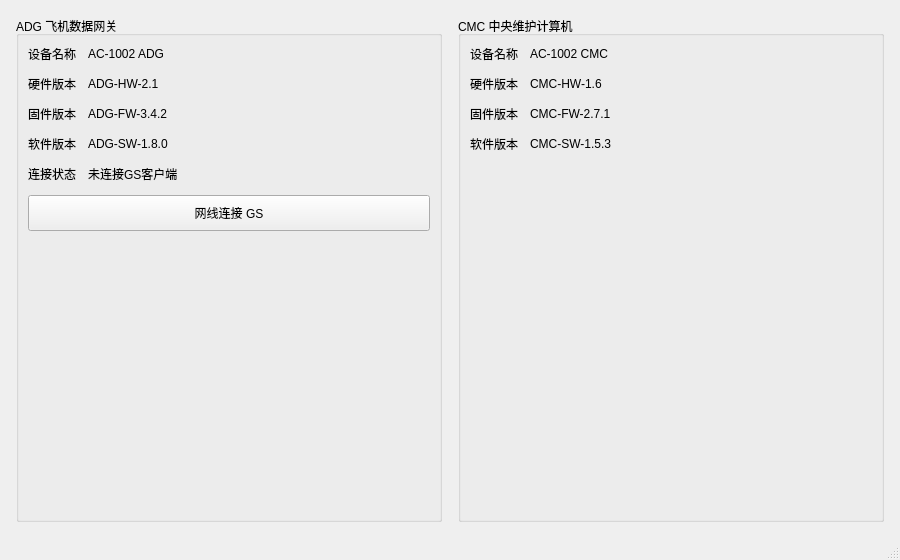
<?xml version="1.0" encoding="UTF-8"?>
<ui version="4.0">
 <class>MainWindow</class>
 <widget class="QMainWindow" name="MainWindow">
  <property name="geometry">
   <rect>
    <x>0</x>
    <y>0</y>
    <width>900</width>
    <height>560</height>
   </rect>
  </property>
  <property name="windowTitle">
   <string>AC-1002 飞机模拟器</string>
  </property>
  <widget class="QWidget" name="centralwidget">
   <layout class="QHBoxLayout" name="horizontalLayout">
    <property name="spacing">
     <number>16</number>
    </property>
    <property name="leftMargin">
     <number>16</number>
    </property>
    <property name="topMargin">
     <number>16</number>
    </property>
    <property name="rightMargin">
     <number>16</number>
    </property>
    <property name="bottomMargin">
     <number>16</number>
    </property>
    <item>
     <widget class="QGroupBox" name="groupAdg">
      <property name="title">
       <string>ADG 飞机数据网关</string>
      </property>
      <layout class="QVBoxLayout" name="verticalLayoutAdg">
       <property name="spacing">
        <number>12</number>
       </property>
       <item>
        <layout class="QFormLayout" name="formLayoutAdg">
         <property name="labelAlignment">
          <set>Qt::AlignmentFlag::AlignRight|Qt::AlignmentFlag::AlignTrailing|Qt::AlignmentFlag::AlignVCenter</set>
         </property>
         <item row="0" column="0">
          <widget class="QLabel" name="labelAdgName">
           <property name="text">
            <string>设备名称</string>
           </property>
          </widget>
         </item>
         <item row="0" column="1">
          <widget class="QLabel" name="labelAdgNameValue">
           <property name="text">
            <string>AC-1002 ADG</string>
           </property>
          </widget>
         </item>
         <item row="1" column="0">
          <widget class="QLabel" name="labelAdgHardwareVersion">
           <property name="text">
            <string>硬件版本</string>
           </property>
          </widget>
         </item>
         <item row="1" column="1">
          <widget class="QLabel" name="labelAdgHardwareVersionValue">
           <property name="text">
            <string>ADG-HW-2.1</string>
           </property>
          </widget>
         </item>
         <item row="2" column="0">
          <widget class="QLabel" name="labelAdgFirmwareVersion">
           <property name="text">
            <string>固件版本</string>
           </property>
          </widget>
         </item>
         <item row="2" column="1">
          <widget class="QLabel" name="labelAdgFirmwareVersionValue">
           <property name="text">
            <string>ADG-FW-3.4.2</string>
           </property>
          </widget>
         </item>
         <item row="3" column="0">
          <widget class="QLabel" name="labelAdgSoftwareVersion">
           <property name="text">
            <string>软件版本</string>
           </property>
          </widget>
         </item>
         <item row="3" column="1">
          <widget class="QLabel" name="labelAdgSoftwareVersionValue">
           <property name="text">
            <string>ADG-SW-1.8.0</string>
           </property>
          </widget>
         </item>
         <item row="4" column="0">
          <widget class="QLabel" name="labelAdgStatus">
           <property name="text">
            <string>连接状态</string>
           </property>
          </widget>
         </item>
         <item row="4" column="1">
          <widget class="QLabel" name="labelAdgStatusValue">
           <property name="text">
            <string>未连接GS客户端</string>
           </property>
          </widget>
         </item>
        </layout>
       </item>
       <item>
        <widget class="QPushButton" name="btnToggleGsConnection">
         <property name="minimumSize">
          <size>
           <width>0</width>
           <height>36</height>
          </size>
         </property>
         <property name="text">
          <string>网线连接 GS</string>
         </property>
        </widget>
       </item>
       <item>
        <spacer name="verticalSpacerAdg">
         <property name="orientation">
          <enum>Qt::Orientation::Vertical</enum>
         </property>
         <property name="sizeHint" stdset="0">
          <size>
           <width>20</width>
           <height>40</height>
          </size>
         </property>
        </spacer>
       </item>
      </layout>
     </widget>
    </item>
    <item>
     <widget class="QGroupBox" name="groupCmc">
      <property name="title">
       <string>CMC 中央维护计算机</string>
      </property>
      <layout class="QVBoxLayout" name="verticalLayoutCmc">
       <property name="spacing">
        <number>12</number>
       </property>
       <item>
        <layout class="QFormLayout" name="formLayoutCmc">
         <property name="labelAlignment">
          <set>Qt::AlignmentFlag::AlignRight|Qt::AlignmentFlag::AlignTrailing|Qt::AlignmentFlag::AlignVCenter</set>
         </property>
         <item row="0" column="0">
          <widget class="QLabel" name="labelCmcName">
           <property name="text">
            <string>设备名称</string>
           </property>
          </widget>
         </item>
         <item row="0" column="1">
          <widget class="QLabel" name="labelCmcNameValue">
           <property name="text">
            <string>AC-1002 CMC</string>
           </property>
          </widget>
         </item>
         <item row="1" column="0">
          <widget class="QLabel" name="labelCmcHardwareVersion">
           <property name="text">
            <string>硬件版本</string>
           </property>
          </widget>
         </item>
         <item row="1" column="1">
          <widget class="QLabel" name="labelCmcHardwareVersionValue">
           <property name="text">
            <string>CMC-HW-1.6</string>
           </property>
          </widget>
         </item>
         <item row="2" column="0">
          <widget class="QLabel" name="labelCmcFirmwareVersion">
           <property name="text">
            <string>固件版本</string>
           </property>
          </widget>
         </item>
         <item row="2" column="1">
          <widget class="QLabel" name="labelCmcFirmwareVersionValue">
           <property name="text">
            <string>CMC-FW-2.7.1</string>
           </property>
          </widget>
         </item>
         <item row="3" column="0">
          <widget class="QLabel" name="labelCmcSoftwareVersion">
           <property name="text">
            <string>软件版本</string>
           </property>
          </widget>
         </item>
         <item row="3" column="1">
          <widget class="QLabel" name="labelCmcSoftwareVersionValue">
           <property name="text">
            <string>CMC-SW-1.5.3</string>
           </property>
          </widget>
         </item>
        </layout>
       </item>
       <item>
        <spacer name="verticalSpacerCmc">
         <property name="orientation">
          <enum>Qt::Orientation::Vertical</enum>
         </property>
         <property name="sizeHint" stdset="0">
          <size>
           <width>20</width>
           <height>40</height>
          </size>
         </property>
        </spacer>
       </item>
      </layout>
     </widget>
    </item>
   </layout>
  </widget>
  <widget class="QMenuBar" name="menubar">
   <property name="geometry">
    <rect>
     <x>0</x>
     <y>0</y>
     <width>900</width>
     <height>18</height>
    </rect>
   </property>
  </widget>
  <widget class="QStatusBar" name="statusbar"/>
 </widget>
 <resources/>
 <connections/>
</ui>
